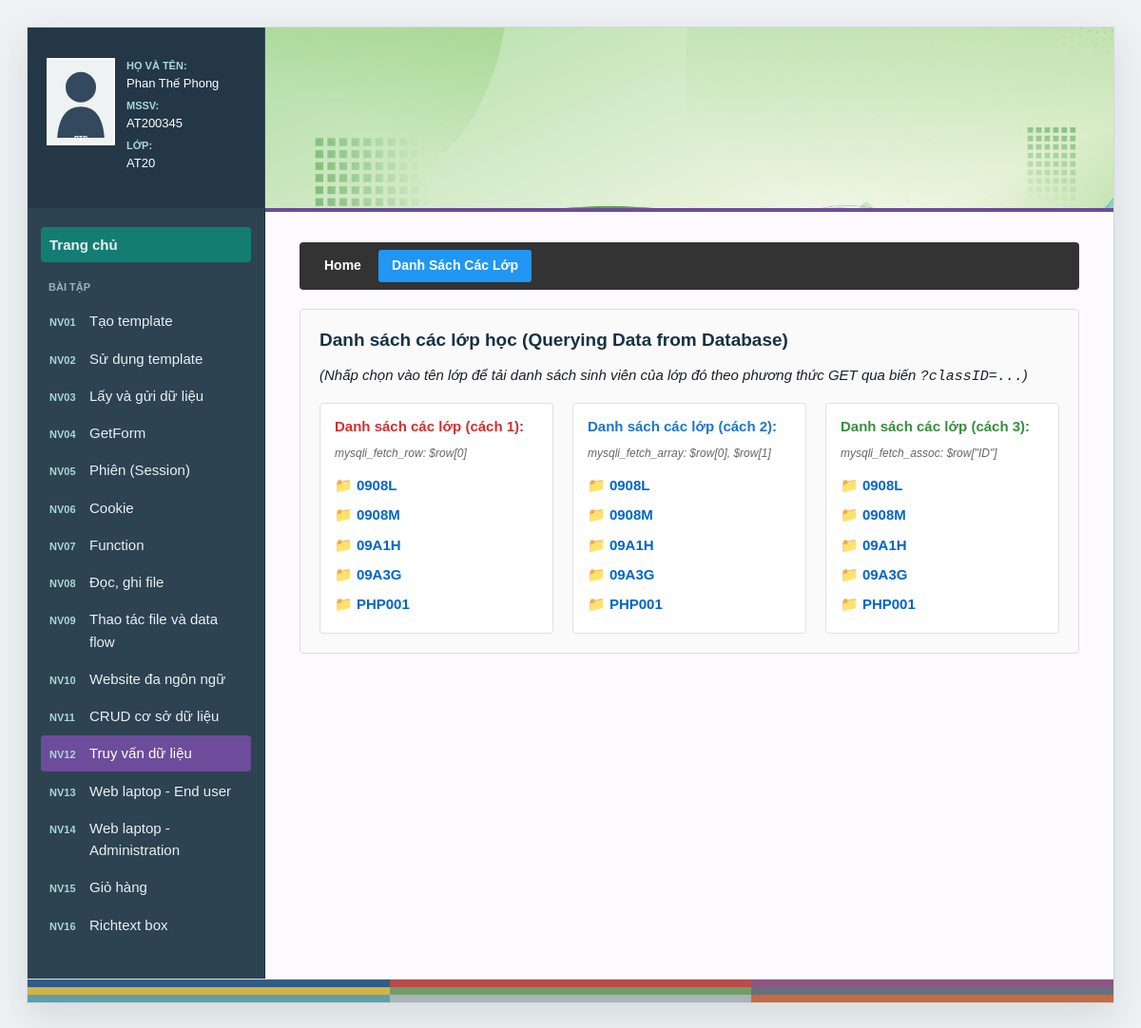
/nhiemvu12.php, run on the app's committed database.
### tables this page shows
CREATE TABLE IF NOT EXISTS classes (
    ID VARCHAR(10) PRIMARY KEY,
    ClassName VARCHAR(50) NOT NULL,
    ClassDescription VARCHAR(255),
    NumOfStudents INT DEFAULT 0
);

### nhiemvu12.php (the view, shortened to what this page needs)
<?php
require_once "libs/connectDB_nv12.php";
include "includes/header.php";
$subpage = $_GET['subpage'] ?? 'listClass';
?>
<div class="nv12-menu">
    <a href="nhiemvu12.php?subpage=home" class="<?php echo ($subpage == 'home') ? 'active' : ''; ?>">Home</a>
    <a href="nhiemvu12.php?subpage=listClass" class="<?php echo ($subpage == 'listClass') ? 'active' : ''; ?>">Danh Sách Các Lớp</a>
</div>
<div class="nv12-box">
<?php
switch ($subpage) {
    case 'listClass':
        $query = "SELECT ID, ClassName FROM classes";
        ?>
        <h3>Danh sách các lớp học (Querying Data from Database)</h3>
        <p><i>(Nhấp chọn vào tên lớp để tải danh sách sinh viên của lớp đó theo phương thức GET qua biến <code>?classID=...</code>)</i></p>
        <div class="class-container">
            <div class="class-col">
                <h4 style="color: #d32f2f; margin-bottom: 10px;">Danh sách các lớp (cách 1):</h4>
                <p style="font-size: 12px; color: #666; margin-bottom: 8px;"><i>mysqli_fetch_row: $row[0]</i></p>
                <?php
                $result1 = mysqli_query($conn, $query);
                while ($row = mysqli_fetch_row($result1)) {
                    $maLop = $row[0];
                    $tenLop = $row[1];
                    echo "<a class='class-link' href='nhiemvu12.php?subpage=studentsInClass&classID=" . urlencode($maLop) . "'>📁 $tenLop</a><br>";
                }
                ?>
            </div>
            <div class="class-col">
                <h4 style="color: #1976d2; margin-bottom: 10px;">Danh sách các lớp (cách 2):</h4>
                <p style="font-size: 12px; color: #666; margin-bottom: 8px;"><i>mysqli_fetch_array: $row[0], $row[1]</i></p>
                <?php
                $result2 = mysqli_query($conn, $query);
                while ($row = mysqli_fetch_array($result2)) {
                    $maLop = $row[0];
                    $tenLop = $row[1];
                    echo "<a class='class-link' href='nhiemvu12.php?subpage=studentsInClass&classID=" . urlencode($maLop) . "'>📁 $tenLop</a><br>";
                }
                ?>
            </div>
            <div class="class-col">
                <h4 style="color: #388e3c; margin-bottom: 10px;">Danh sách các lớp (cách 3):</h4>
                <p style="font-size: 12px; color: #666; margin-bottom: 8px;"><i>mysqli_fetch_assoc: $row["ID"]</i></p>
                <?php
                $result3 = mysqli_query($conn, $query);
                while ($row = mysqli_fetch_assoc($result3)) {
                    $maLop = $row["ID"];
                    $tenLop = $row["ClassName"];
                    echo "<a class='class-link' href='nhiemvu12.php?subpage=studentsInClass&classID=" . urlencode($maLop) . "'>📁 $tenLop</a><br>";
                }
                ?>
            </div>
        </div>
        <?php
        break;
        ?>
        <?php
}
?>
</div>
<?php
include "includes/footer.php";
?>

### css/style.css (style rules this page uses)
:root { --ink: #17212b; --muted: #66727f; --line: #dbe1e6; --surface: #ffffff; --canvas: #eef2f4; --nav: #243746; --accent: #147d73; --accent-soft: #e8f4f2; --warning: #c95d28; }
* { box-sizing: border-box; }
html { background: var(--canvas); }
body { margin: 0; padding: 28px; color: var(--ink); background: var(--canvas); font-family: Arial, Helvetica, sans-serif; font-size: 15px; line-height: 1.55; }
.task-12 { --task-accent: #6d4c9b; --task-line: #d8c9e8; --task-heading: #503376; }
.task-12 .nv12-menu { border-bottom-color: #6d4c9b; }
h1, h2, h3, h4 { margin: 0 0 14px; line-height: 1.25; color: #183143; letter-spacing: 0; }
h3 { font-size: 19px; }
p { margin: 0 0 12px; }

### nhiemvu12.php (style rules this page uses)
.nv12-menu { background-color: #333; padding: 8px 12px; margin-bottom: 20px; border-radius: 4px; }
.nv12-menu a { color: #fff; text-decoration: none; padding: 6px 14px; display: inline-block; font-weight: bold; font-size: 14px; }
.nv12-menu a:hover, .nv12-menu a.active { background-color: #2196F3; border-radius: 3px; }
.nv12-box { background: #fafafa; border: 1px solid #ddd; padding: 20px; border-radius: 4px; min-height: 280px; }
.class-container { display: flex; flex-wrap: wrap; gap: 20px; margin-top: 15px; }
.class-col { flex: 1; min-width: 220px; background: #fff; border: 1px solid #e0e0e0; padding: 15px; border-radius: 4px; }
.class-link { color: #0066cc; text-decoration: none; font-weight: bold; display: inline-block; margin: 4px 0; }

### data on the page
classes: ClassName "0908L"
classes: ClassName "0908M"
classes: ClassName "09A1H"
classes: ClassName "09A3G"
classes: ClassName "PHP001"

### other printed values
escapeHtml(STUDENT_NAME) "Phan Thế Phong"
escapeHtml(STUDENT_ID) "AT200345"
escapeHtml(STUDENT_CLASS) "AT20"
$taskCode "NV01"
escapeHtml($taskTitle) "Tạo template"
$taskCode "NV02"
escapeHtml($taskTitle) "Sử dụng template"
$taskCode "NV03"
escapeHtml($taskTitle) "Lấy và gửi dữ liệu"
$taskCode "NV04"
escapeHtml($taskTitle) "GetForm"
$taskCode "NV05"
escapeHtml($taskTitle) "Phiên (Session)"
$taskCode "NV06"
escapeHtml($taskTitle) "Cookie"
